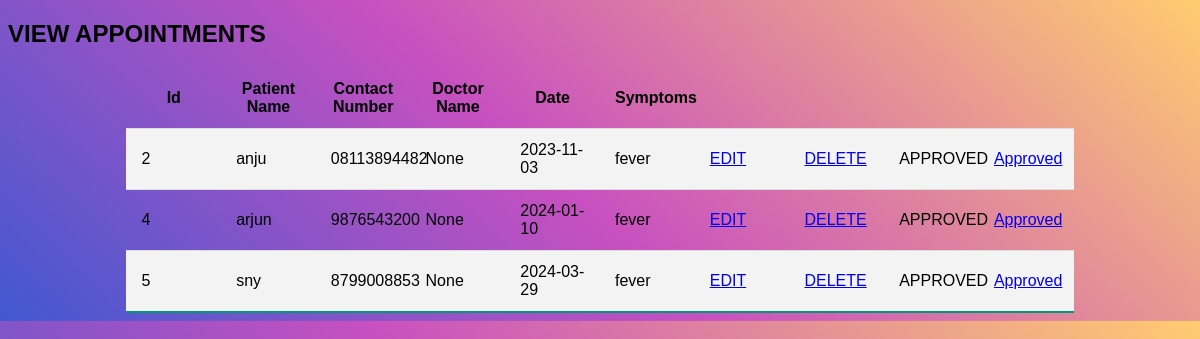
Screenshot of /viewappointment with the database file from the repository.
### myapp/models.py (models this page shows, shortened)
class PatientAppointment(models.Model):
    patientname=models.CharField(max_length=100)
    contactnum = models.CharField(max_length=100)
    age=models.CharField(max_length=100,null=True,blank=True)
    gender=models.CharField(max_length=100,null=True,blank=True)
    doctorname = models.CharField(max_length=100,null=True,blank=True)
    date = models.CharField(max_length=100,null=True,blank=True)
    symptoms=models.CharField(max_length=150,null=True,blank=True)

### myapp/views.py (the view)
# urls.py: path('viewappointment',views.viewappointment,name='viewappointment'),
def viewappointment(request):
    result = PatientAppointment.objects.all()
    return render(request,'viewappointment.html', {'result': result})

### myapp/templates/viewappointment.html (shortened to what this page needs)
<!DOCTYPE html>
<html lang="en">
<head>
  <link rel="stylesheet" href="static/table.css">
      <h2>VIEW APPOINTMENTS</h2>
</head>
<body>
<table>
    <tr>
        <th>Id</th>
        <th>Patient Name</th>
        <th>Contact Number</th>
        <th>Doctor Name</th>
        <th>Date</th>
        <th>Symptoms</th>
    </tr>
    {% for result in result %}
    <tr>
        <td>{{ result.id }}</td>
        <td>{{ result.patientname }}</td>
        <td>{{ result.contactnum }}</td>
        <td>{{ result.doctorname }}</td>
        <td>{{ result.date }}</td>
        <td>{{ result.symptoms }}</td>
        <td><a href="editappointment/{{result.id}}"> EDIT</a></td>
         <td><a href="deleteappointment/{{result.id}}"> DELETE</a></td>
        <td> APPROVED</td>
                <td><a href="editappointment/{{result.id}}"> Approved</a></td>
    </tr>
    {% endfor %}
</table>
</body>
</html>

### myapp/static/table.css (style rules this page uses)
table { border-collapse: collapse; margin: 0 auto; padding: 0; width: 50%; table-layout: fixed; }
th, td { padding: 10px 10px; }
tbody tr { border-bottom: 1px solid #dddddd; }
tbody tr:nth-of-type(even) { background-color: #f3f3f3; }
tbody tr:last-of-type { border-bottom: 2px solid #009879; }

### myapp/templates/viewappointment.html (style rules this page uses)
body { background-color: background-color: #4158D0; background-image: linear-gradient(43deg, #4158D0 0%, #C850C0 46%, #FFCC70 100%); font-family: 'Ubuntu', sans-serif; background-position:center center; }
table { border-collapse: collapse; margin: 0 auto; padding: 0; width: 80%; table-layout: fixed; }
th, td { padding: 12px 15px; }

### rows the page displays
PatientAppointment: id "2", patientname "anju", contactnum "08113894482", doctorname "None", date "2023-11-03", symptoms "fever"
PatientAppointment: id "4", patientname "arjun", contactnum "9876543200", doctorname "None", date "2024-01-10", symptoms "fever"
PatientAppointment: id "5", patientname "sny", contactnum "8799008853", doctorname "None", date "2024-03-29", symptoms "fever"
